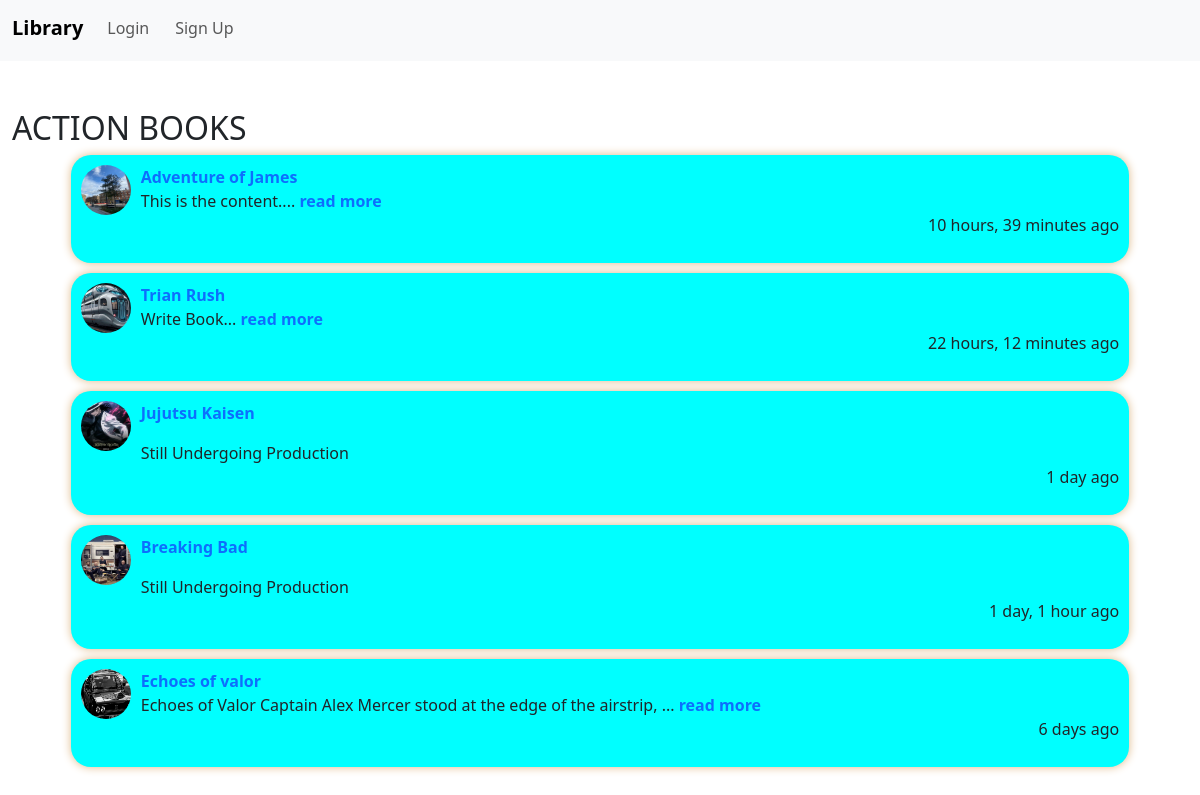
Page /genre/Action on the committed database.
### main/models.py (models this page shows, shortened)
class Genre(models.Model):
    genre = models.CharField(blank=True, null=True, max_length=100)
    def __str__(self) -> str:
        return self.genre

class Book(models.Model):
    author = models.ForeignKey(User, on_delete=models.CASCADE, null=True, blank=True)
    title = models.CharField(max_length=300)
    cover = models.ImageField(upload_to='images/', default="images/all.jpg")
    description = models.TextField(max_length=50000, null=True, blank=True)
    genre = models.ManyToManyField(Genre, related_name='genres', blank=True)
    body = models.TextField(null=True, blank=True)
    date_added = models.DateTimeField(auto_now_add=True)
    class Meta:
        ordering = ['-date_added']

### main/views.py (the view)
# urls.py: path('genre/<str:genre_name>', views.GenreSpecific, name='genre'),
def GenreSpecific(request, genre_name):
    genre = Genre.objects.get(genre = genre_name)
    context = {'genre':genre}
    return render(request,'main/genre.html', context)

### main/templates/main/genre.html (shortened to what this page needs)
{% extends 'base.html' %}
{% block content %}
<div>
    <br>
    <h2>
        <marquee behavior="alternate" direction="left" scrollamount="2" scrolldelay="10">
            {{ genre|upper }} BOOKS
        </marquee>
    </h2>
    {% for book in genre.genres.all %}
            <div class="mai">
                <img src="{{ book.cover.url }}" alt="{{ book.title }}" class="pimga">
                <p><a href="{% url 'read'  book.id %}">{{ book.title }}</a>
                    {% if book.body|length != 0 %}
                        <br>
                        {{ book.body|slice:'80' }}...<a href="{% url 'read'  book.id %}"> read more</a>
                    {% else %}
                        <p>Still Undergoing Production</p>
                    {% endif %}
                <p style="text-align: end;" class="date">{{ book.date_added|timesince }} ago</p></p>
                <br>
            </div>
    {% endfor %}
</div>
{% endblock %}

### static/css/main.css (style rules this page uses)
a { text-decoration: none; margin-bottom: 5px; }
a { text-decoration: none; margin-right: 10px; font-weight: bolder; }
.mai { background-color: aqua; padding: 10px; margin-bottom: 5px; width: 90%; border-radius: 20px; box-shadow: 0px 0px 10px burlywood; position: relative; margin: 5px auto; }
.date { position: absolute; bottom: 10px; right: 10px; }
.pimga { width: 50px; height: 50px; float: left; border-radius: 30px; margin-right: 10px; }

### rows in the picture
Genre: genre "ACTION"
Book: cover (picture), title "Adventure of James", body "This is the content.", date_added "10 hours, 39 minutes"
Book: cover (picture), title "Trian Rush", body "Write Book", date_added "22 hours, 12 minutes"
Book: cover (picture), title "Jujutsu Kaisen", body "Still Undergoing Production", date_added "1 day"
Book: cover (picture), title "Breaking Bad", body "Still Undergoing Production", date_added "1 day, 1 hour"
Book: cover (picture), title "Echoes of valor", body "Echoes of Valor Captain Alex Mercer stood at the edge of the airstrip,", date_added "6 days"
